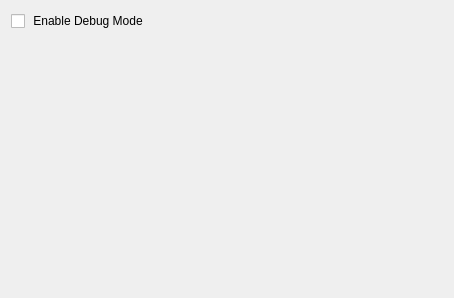
<?xml version="1.0" encoding="UTF-8"?>
<ui version="4.0">
 <class>app_configuration_page_preferences</class>
 <widget class="QWidget" name="app_configuration_page_preferences">
  <property name="geometry">
   <rect>
    <x>0</x>
    <y>0</y>
    <width>454</width>
    <height>298</height>
   </rect>
  </property>
  <property name="windowTitle">
   <string>Form</string>
  </property>
  <layout class="QVBoxLayout" name="verticalLayout">
   <item>
    <layout class="QHBoxLayout" name="horizontalLayout">
     <item>
      <widget class="QCheckBox" name="checkBox_enable_debug_mode">
       <property name="text">
        <string> Enable Debug Mode</string>
       </property>
      </widget>
     </item>
     <item>
      <spacer name="horizontalSpacer">
       <property name="orientation">
        <enum>Qt::Horizontal</enum>
       </property>
       <property name="sizeHint" stdset="0">
        <size>
         <width>40</width>
         <height>20</height>
        </size>
       </property>
      </spacer>
     </item>
    </layout>
   </item>
   <item>
    <spacer name="verticalSpacer">
     <property name="orientation">
      <enum>Qt::Vertical</enum>
     </property>
     <property name="sizeHint" stdset="0">
      <size>
       <width>20</width>
       <height>234</height>
      </size>
     </property>
    </spacer>
   </item>
  </layout>
 </widget>
 <resources/>
 <connections/>
</ui>
